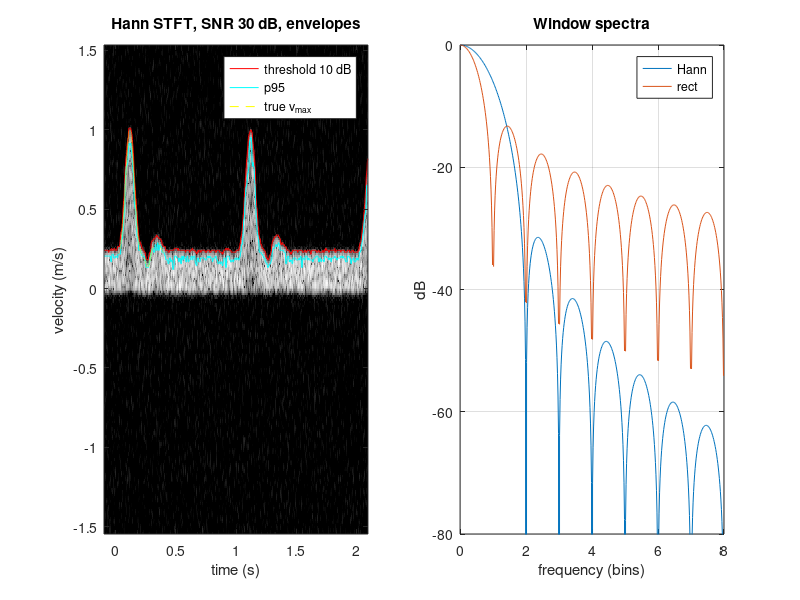

The MATLAB source for this figure:
%% m29_spectrogram_indices.m
% Purpose : Spectral (PW) Doppler from slow-time IQ to clinical numbers.
%           Part 1: STFT windows (rect, Hann, Blackman): -6 dB width,
%                   sidelobes, time/velocity resolution, and the window that
%                   balances resolution against the systolic chirp.
%           Part 2: Welch averaging inside a fixed window: std/mean of a
%                   noise-only bin versus the number of segments.
%           Part 3: synthetic pulsatile PW signal (parabolic profile, whole
%                   lumen, scatterers with finite lifetime, optional aperture
%                   broadening), Hann STFT, maximum-frequency envelope by a
%                   threshold and a percentile method, and the indices PSV,
%                   EDV, TAMAX, PI, RI, S/D, VTI against the true waveform.
%           Part 4: volume flow Q = TAMEAN x area and its error budget.
%           Part 5: simplified Bernoulli dP = 4 v^2 against 0.5 rho v^2.
% Change  : PRF, Nw, hop, SNR list, F-number, threshold, percentile, wall
%           filter cut-off, vessel diameter, angle error.
% Expect  : f0 = 5 MHz, theta = 60 deg, PRF = 10 kHz: v_Nyq = 1.54 m/s;
%           peak f_D = 3247 Hz. Hann -6 dB width 2.00 bins (rect 1.21,
%           Blackman 2.30); Nw = 128 -> 12.8 ms, 156 Hz, 0.048 m/s.
%           True waveform: PSV 1.000, EDV 0.203, TAMAX 0.276 m/s, PI 2.89
%           (EDV form), RI 0.797, S/D 4.94, VTI 27.6 cm. A threshold fixed
%           10 dB above the noise reads EDV and TAMAX high at 30 dB SNR (RI
%           low) and close to the truth at 10 dB SNR; at 3 dB it traces
%           noise. The 95th percentile reads PSV about 6 % low at any SNR.
%           Aperture broadening (F# 2) raises the threshold PSV by about 20 %
%           while RI barely moves; a wall filter above the diastolic Doppler
%           removes EDV (RI -> 1). Columns with too little power left above
%           the noise are set to 0 for the percentile and the spectral mean
%           (a percentile of noise lands anywhere up to the Nyquist limit).
rng(2);

%% Parameters
c     = 1540;          % speed of sound (m/s)
f0    = 5e6;           % transmit frequency (Hz)
theta = 60*pi/180;     % beam-to-flow angle (rad)
PRF   = 10e3;          % pulse repetition frequency (Hz)
Tcyc  = 1;             % cardiac period (s), 60 beats per minute
kf    = 2*f0*cos(theta)/c;      % Doppler Hz per m/s along the vessel
fprintf('kf = %.1f Hz per m/s, v_Nyq = %.3f m/s, peak f_D = %.0f Hz\n', kf, c*PRF/(4*f0*cos(theta)), kf*1.0);

% periodic illustrative waveform of the centreline (maximum) velocity, m/s
gw   = @(t, m, s) exp(-((mod(t - m + 0.5, 1) - 0.5)/s).^2);
vfun = @(t) 0.2 + 0.8*gw(mod(t/Tcyc,1), 0.12, 0.05) - 0.08*gw(mod(t/Tcyc,1), 0.27, 0.025) + 0.1*gw(mod(t/Tcyc,1), 0.34, 0.05);
tt = (0:1e-5:1-1e-5)';  vv = vfun(tt);
tru.PSV = max(vv);  tru.Vmin = min(vv);  tru.EDV = vfun(0);  tru.TAMAX = mean(vv);
tru.PI = (tru.PSV - tru.EDV)/tru.TAMAX;  tru.PIg = (tru.PSV - tru.Vmin)/tru.TAMAX;
tru.RI = (tru.PSV - tru.EDV)/tru.PSV;  tru.SD = tru.PSV/tru.EDV;  tru.VTI = tru.TAMAX*Tcyc*100;
fprintf('True waveform: PSV %.3f, EDV %.3f, Vmin %.3f (notch), TAMAX %.3f m/s\n', tru.PSV, tru.EDV, tru.Vmin, tru.TAMAX);
fprintf('  PI (PSV-EDV)/TAMAX = %.2f, PI (max-min)/TAMAX = %.2f, RI = %.3f, S/D = %.2f, VTI = %.1f cm\n', ...
    tru.PI, tru.PIg, tru.RI, tru.SD, tru.VTI);

%% Part 1: windows and resolution
fprintf('Part 1: windows (N = 128, zero-padded x64)\n   window    -6dB width(bins)  peak sidelobe(dB)\n');
N = 128;  n = (0:N-1)';  Z = 64*N;
wins = {ones(N,1), 0.5 - 0.5*cos(2*pi*n/N), 0.42 - 0.5*cos(2*pi*n/N) + 0.08*cos(4*pi*n/N)};
wname = {'rect', 'Hann', 'Blackman'};
for k = 1:3
    W = abs(fft(wins{k}, Z));  W = W(1:Z/2)/W(1);
    i6 = find(W < 0.5, 1);  f6 = (i6 - 2 + (W(i6-1) - 0.5)/(W(i6-1) - W(i6)))/64;   % -6 dB half width (bins), interpolated
    knull = find(diff(W) > 0, 1);  w6(k) = 2*f6;
    fprintf('   %-9s %8.2f          %8.1f\n', wname{k}, 2*f6, 20*log10(max(W(knull:end))));
end
fprintf('   Hann at PRF %.0f kHz:  Nw   dt(ms)  df-6dB(Hz)  dv(m/s, 5 MHz, 60 deg)\n', PRF/1e3);
for Nw = [32 64 128 256]
    df = w6(2)*PRF/Nw;
    fprintf('                         %4d  %6.1f   %7.1f      %.3f\n', Nw, Nw/PRF*1e3, df, df/kf);
end
dvdt = max(diff(vv))/1e-5;  fdot = dvdt*kf;  Topt = sqrt(2/fdot);
fprintf('   max dv/dt = %.1f m/s^2 -> df/dt = %.1f kHz/s; smear |fdot|T + 2/T is smallest at T = %.1f ms (Nw = %.0f)\n', ...
    dvdt, fdot/1e3, Topt*1e3, Topt*PRF);

%% Part 2: Welch averaging inside one window (white noise only)
Nw = 128;  nwin = 3000;  fprintf('Part 2: Welch, Nw = %d, Hann segments with 50 %% overlap, %d noise windows\n   K   seg len   std/mean measured   predicted\n', Nw, nwin);
for K = [1 2 4 8]
    L = floor(2*Nw/(K+1));  hop = floor(L/2);  w = 0.5 - 0.5*cos(2*pi*(0:L-1)'/L);
    P = zeros(nwin, 1);
    for r = 1:nwin
        x = (randn(Nw,1) + 1j*randn(Nw,1))/sqrt(2);  s = 0;
        for q = 0:K-1
            X = fft(x(q*hop + (1:L)) .* w, 256);  s = s + abs(X(65))^2;   % one bin at PRF/4
        end
        P(r) = s/K;
    end
    rho = (sum(w(1:hop).*w(hop+1:2*hop))/sum(w.^2))^2;   % power correlation of 50 %-overlapped segments
    pred = sqrt((1 + 2*(1 - 1/K)*rho*(K > 1))/K);
    fprintf('   %d   %4d       %.3f               %.3f\n', K, L, std(P)/mean(P), pred);
end

%% Part 3: synthetic pulsatile PW signal, STFT, envelope, indices
t0 = -0.1;  Ns = round(2.2*PRF);  tn = t0 + (0:Ns-1)'/PRF;     % 2 cycles plus margins
fmax = kf*vfun(tn);  F = cumsum(fmax)/PRF;                      % cumulative phase per unit velocity fraction
Lf = 300;  Ksc = 64;  wl = 0.5 - 0.5*cos(2*pi*(0:Lf-1)'/Lf);    % 30 ms scatterer lifetime, 64 alive at once
NwS = 128;  hopS = 20;  wS = 0.5 - 0.5*cos(2*pi*(0:NwS-1)'/NwS);  nf = 256;
fax = ((0:nf-1)' - nf/2)*PRF/nf;  pos = find(fax > 0);  neg = find(fax < -300);
cols = 1:hopS:(Ns - NwS + 1);  tc = tn(cols + NwS/2);  ncol = numel(cols);
fprintf('Part 3: Hann Nw = %d (%.1f ms), hop %d (%.0f columns/s), %d scatterers, lifetime %.0f ms\n', NwS, NwS/PRF*1e3, hopS, PRF/hopS, Ksc, Lf/PRF*1e3);
cases = [Inf 30 10 0;  Inf 30 20 0;  Inf 10 10 0;  Inf 10 3 0;  2 30 10 0;  Inf 30 10 900];   % F#, SNR dB, thr dB, wall cut Hz
nc = size(cases, 1);  nreal = 3;  res = zeros(nc, 2, 6);  tamean = 0;   % indices averaged over realizations and cycles
mf = @(x) median([x([1 1:end-1]) x x([2:end end]) x([1 1 1:end-2]) x([3:end end end])], 2);   % 5-column median
for r = 1:nreal
    % same scatterers (velocity fraction, amplitude, beam angles) with and without aperture broadening
    zz = zeros(Ns, 2);  alpha2 = atan(1/(2*2));
    for k = 1:Ksc
        st = round((k-1)*Lf/Ksc) - Lf;
        while st < Ns
            idx = st + (1:Lf)';  ok = idx >= 1 & idx <= Ns;
            u = rand;  a = (randn + 1j*randn)/sqrt(2);  q1 = 2*rand - 1;  q2 = 2*rand - 1;
            b = [1, (cos(theta + alpha2*q1) + cos(theta + alpha2*q2))/(2*cos(theta))];
            dF = F(idx(ok)) - F(min(max(st+1,1),Ns));
            for ib = 1:2, zz(idx(ok),ib) = zz(idx(ok),ib) + a*wl(ok).*exp(2j*pi*u*b(ib)*dF); end
            st = st + Lf;
        end
    end
    wn = (randn(Ns,1) + 1j*randn(Ns,1))/sqrt(2);                    % unit-power noise shared by all cases
    for ic = 1:nc
        Fn = cases(ic,1);  snr = 10^(cases(ic,2)/10);  thr = 10^(cases(ic,3)/10);  fwall = cases(ic,4);
        z = zz(:, 1 + (Fn == 2));  z = z + sqrt(mean(abs(z).^2)/snr)*wn;
        S = zeros(nf, ncol);
        for j = 1:ncol, S(:,j) = abs(fftshift(fft(z(cols(j)-1+(1:NwS)).*wS, nf))).^2; end
        Pn = mean(mean(S(neg,:)));                                % noise floor from the reverse-flow half
        S(abs(fax) < fwall, :) = 0;                               % ideal wall filter
        envT = zeros(ncol,1);  envP = zeros(ncol,1);  fmean = zeros(ncol,1);
        for j = 1:ncol
            p = S(pos,j);  above = p > thr*Pn;
            run3 = above & [false; above(1:end-1)] & [false; false; above(1:end-2)];
            i3 = find(run3, 1, 'last');  if ~isempty(i3), envT(j) = fax(pos(i3)); end
            q = p - Pn;  q(fax(pos) < fwall) = 0;  cq = cumsum(q);
            sN = Pn*sqrt(sum(fax(pos) >= fwall)/2);                % noise-only fluctuation of sum(q)
            % no signal: percentile undefined if the top 5 % of the power is within 2 sN,
            % spectral mean undefined if the total is within 4 sN (the column is then set to 0)
            if cq(end) > 4*sN && 0.05*cq(end) > 2*sN, envP(j) = fax(pos(find(cq >= 0.95*cq(end), 1))); end
            if cq(end) > 4*sN, fmean(j) = max(sum(fax(pos).*q)/cq(end), 0); end
        end
        envs = {mf(envT)/kf, mf(envP)/kf};
        for im = 1:2
            e = envs{im};
            for cy = 0:1
                in = tc >= cy & tc < cy + 1;  [~, i0] = min(abs(tc - cy));
                PSV = max(e(in));  EDV = e(i0);  TAM = mean(e(in));
                res(ic,im,:) = res(ic,im,:) + reshape([PSV EDV TAM (PSV-EDV)/TAM (PSV-EDV)/PSV PSV/EDV], 1, 1, 6)/(2*nreal);
            end
        end
        if ic == 1
            tamean = tamean + mean(fmean(tc >= 0 & tc < 2))/kf/nreal;
            if r == 1, S1 = S;  e1 = envs; end
        end
    end
end
fprintf('   (%d realizations x 2 cycles; same scatterers and noise in every case)\n', nreal);
fprintf('   F#   SNR thr wall | method      PSV    EDV   TAMAX   PI    RI    S/D   VTI(cm)\n');
fprintf('   true              |           %.3f  %.3f  %.3f  %.2f  %.3f  %5.2f  %.1f\n', tru.PSV, tru.EDV, tru.TAMAX, tru.PI, tru.RI, tru.SD, tru.VTI);
mname = {'threshold', 'p95'};
for ic = 1:nc
    for im = 1:2
        R = squeeze(res(ic,im,:))';
        fprintf('   %-4g %3.0f %3.0f %4.0f | %-9s %6.3f  %.3f  %.3f  %.2f  %.3f  %5.2f  %.1f\n', cases(ic,1), cases(ic,2), cases(ic,3), cases(ic,4), mname{im}, R, R(3)*Tcyc*100);
    end
end
fprintf('   TAMEAN (intensity-weighted mean, first case) = %.3f m/s (TAMAX/2 = %.3f)\n', tamean, tru.TAMAX/2);

%% Part 4: volume flow and its error budget
d = 6e-3;  A = pi*d^2/4;  Q = tru.TAMAX/2*A*6e7;
fprintf('Part 4: d = %.1f mm, A = %.2f mm^2, TAMEAN = TAMAX/2 = %.3f m/s -> Q = %.0f mL/min\n', d*1e3, A*1e6, tru.TAMAX/2, Q);
dth = 5*pi/180;  dd = 0.3e-3;
ea = cos(theta)./cos(theta + [dth -dth]) - 1;  ed = ((d + [dd -dd])/d).^2 - 1;
fprintf('   angle 60 +/- 5 deg: %+.1f / %+.1f %% (linear %.1f %%); diameter %.1f +/- %.1f mm: %+.2f / %+.2f %% (linear %.1f %%); RSS %.1f %%\n', ...
    100*ea, 100*tan(theta)*dth, d*1e3, dd*1e3, 100*ed, 100*2*dd/d, 100*hypot(tan(theta)*dth, 2*dd/d));
fprintf('   profile: centreline-only sample of a parabolic profile reads TAMEAN = TAMAX -> Q x 2.00\n');
fprintf('   Womersley number (R = 3 mm, 1 Hz, rho 1060, mu 3.5 mPa s) = %.1f\n', d/2*sqrt(2*pi*1*1060/3.5e-3));

%% Part 5: simplified Bernoulli
rho = 1060;  mmHg = 133.322;
fprintf('Part 5: 0.5*rho = %.3f mmHg per (m/s)^2 (rule: 4)\n', 0.5*rho/mmHg);
for v = [2 3 4 5]
    fprintf('   v = %d m/s: 4v^2 = %3.0f mmHg, 0.5 rho v^2 = %5.1f mmHg; 20 deg misalignment -> %5.1f mmHg (%.1f %%)\n', ...
        v, 4*v^2, 0.5*rho*v^2/mmHg, 4*(v*cos(20*pi/180))^2, 100*(cos(20*pi/180)^2 - 1));
end

%% Figures
figure('Position', [50 50 1100 380]);
subplot(1,2,1); imagesc(tc, fax/kf, 10*log10(S1/max(S1(:)) + 1e-6)); axis xy; caxis([-50 0]); colormap(gray);
hold on; plot(tc, e1{1}, 'r', tc, e1{2}, 'c', tt, vv, 'y--'); xlabel('time (s)'); ylabel('velocity (m/s)');
title('Hann STFT, SNR 30 dB, envelopes'); legend('threshold 10 dB', 'p95', 'true v_{max}');
subplot(1,2,2); W = abs(fft(wins{2}, Z)); plot((0:Z/2-1)/64, 20*log10(W(1:Z/2)/W(1))); hold on;
W = abs(fft(wins{1}, Z)); plot((0:Z/2-1)/64, 20*log10(W(1:Z/2)/W(1))); xlim([0 8]); ylim([-80 0]); grid on;
xlabel('frequency (bins)'); ylabel('dB'); legend('Hann', 'rect'); title('Window spectra');
